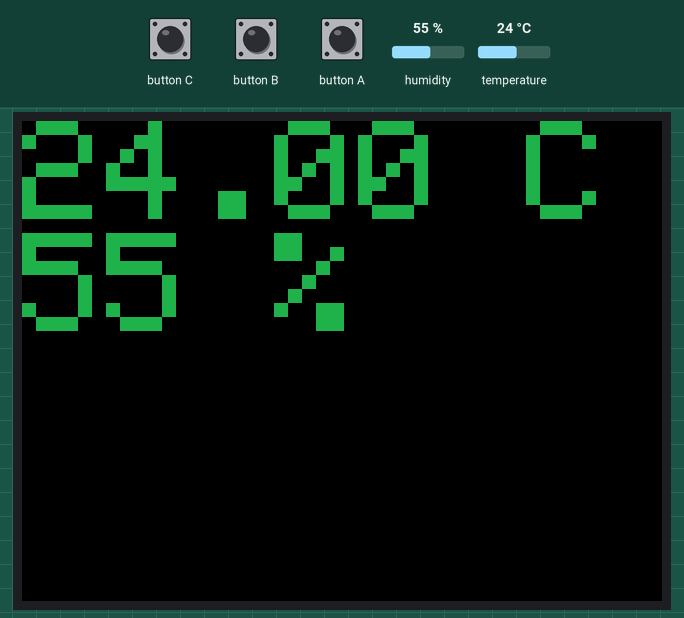
This sketch was run on a simulated ESP32. Parts: 320×240 colour display. Inputs (shaded band) come from the test bench; at power-on: temperature 24 °C, humidity 55 %.

Above: at 1.3 s.
1.4 s: temperature set to 26 °C
At 2.1 s:
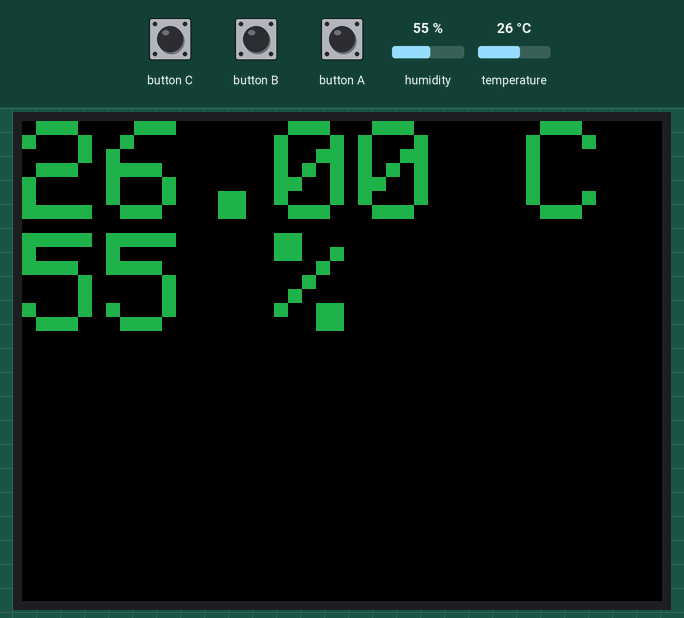
3.0 s: temperature set to 29 °C
At 4.2 s:
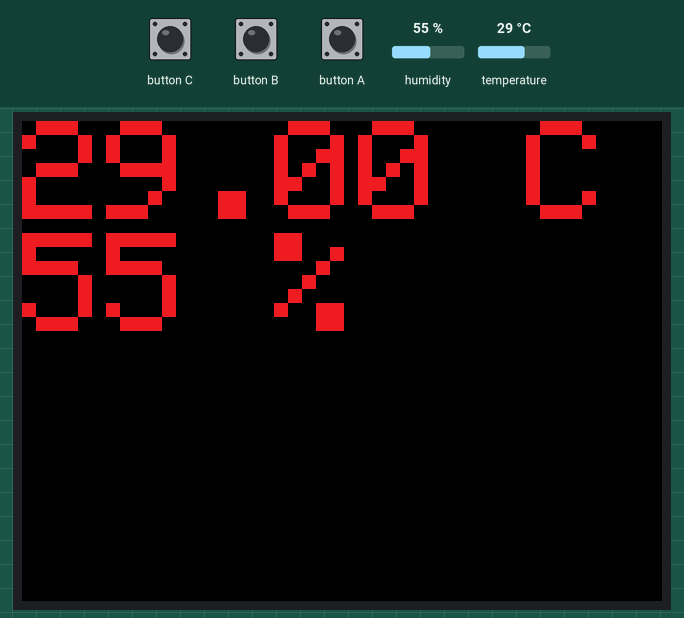
4.5 s: button A pressed for 0.15 s
At 5.8 s:
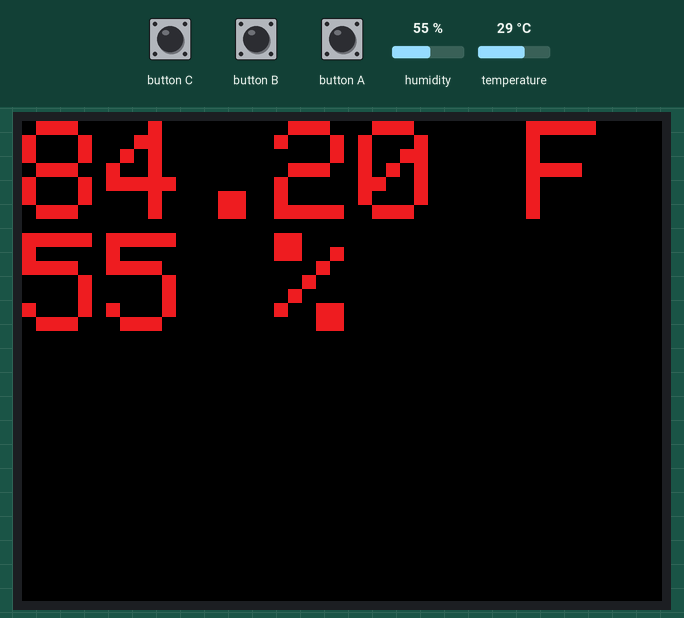
6.1 s: temperature set to 12 °C
At 6.6 s:
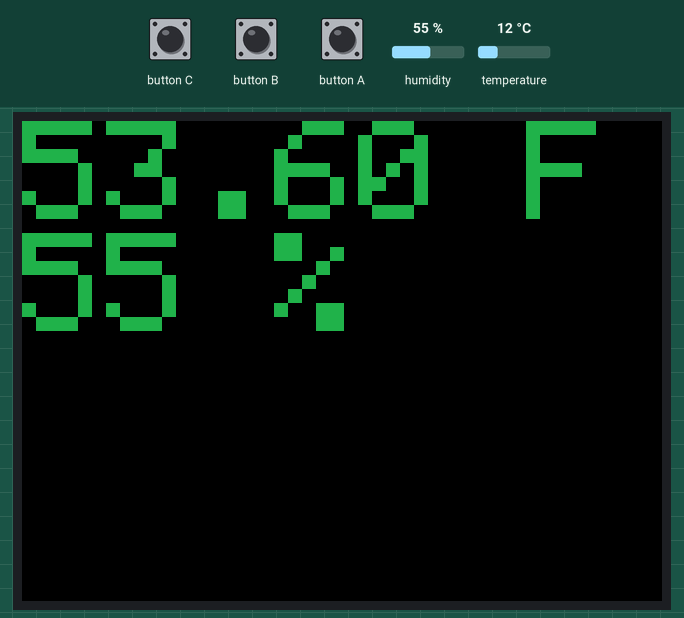
7.6 s: button A pressed for 1 s
At 8.3 s:
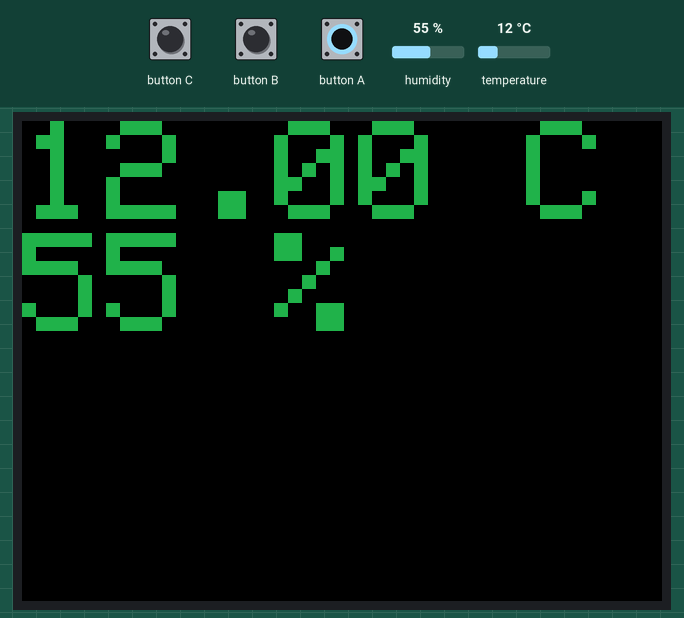
10.1 s: humidity set to 22 %
At 10.9 s:
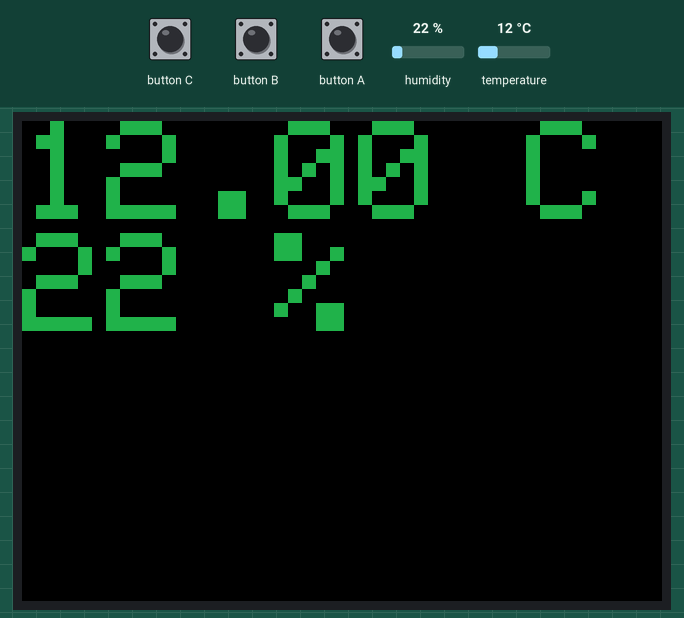
Timing chart, 0 to 12.6 s (numbered marks = the images above; inputs shaded):
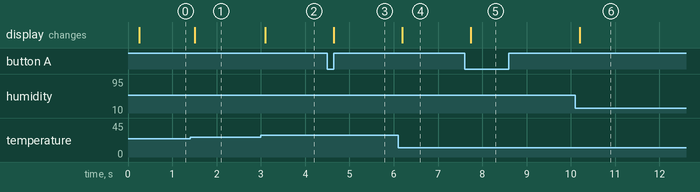

The sketch:

5part3.ino
```cpp
//5part4

#include <M5Stack.h>
#include <SimpleDHT.h>
#include <Wire.h>

#define DHTPIN 5
SimpleDHT11 dht;
int temperature, humidity;
int old_t = -1000;
int old_h = -1;
boolean pressed = false;
boolean toggle = false;

void setup(){
    Serial.begin(115200);
    M5.begin();
    Wire.begin();
    M5.Lcd.setTextSize(10);
}

void loop() {
    float temp,humid;
    int status = dht.read2(DHTPIN, &temp, &humid, NULL);

    if (status == SimpleDHTErrSuccess) {
        temperature = temp;
        humidity = humid;
    }
    if (temperature != old_t || humidity != old_h || toggle){
        toggle = false;
        if (temp > 27){
            M5.Lcd.setTextColor(0xe8e4);
        }
        else{
            M5.Lcd.setTextColor(0x2589);
        }
        M5.Lcd.fillScreen(0);
        M5.Lcd.setCursor(0,0);

        if (pressed) {
          M5.Lcd.print(temperature*1.8 + 32);
          M5.Lcd.print(" F\n");
        } else {
          M5.Lcd.print((float)temperature);
          M5.Lcd.print(" C\n");
        }

        M5.Lcd.print(humidity);
        M5.Lcd.print(" %");
    }
    if (M5.BtnA.wasPressed()){
    toggle = true;
    pressed = !pressed;
    }
    old_t = temperature;
    old_h = humidity;
    M5.update();
}
```

Measured:
- the behaviour switches between 27 and 28 °C on temperature (found by bisection; images 1 and 2)
- after the input at 1.4 s, the display: changes after 0.10 s (image 1)
- after the input at 3.0 s, the display: changes after 0.10 s (image 2)
- after the input at 4.5 s, the display: changes after 0.15 s (image 3)
- after the input at 6.1 s, the display: changes after 0.09 s (image 4)
- after the input at 7.6 s, the display: changes after 0.14 s (image 5)
- after the input at 10.1 s, the display: changes after 0.10 s (image 6)
